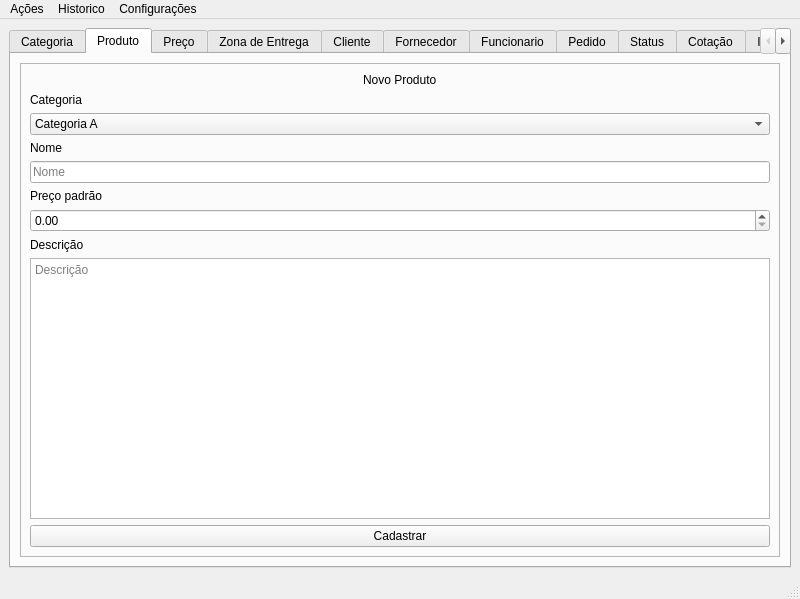
<?xml version="1.0" encoding="UTF-8"?>
<ui version="4.0">
 <class>MainWindow</class>
 <widget class="QMainWindow" name="MainWindow">
  <property name="geometry">
   <rect>
    <x>0</x>
    <y>0</y>
    <width>800</width>
    <height>599</height>
   </rect>
  </property>
  <property name="windowTitle">
   <string>MainWindow</string>
  </property>
  <widget class="QWidget" name="centralwidget">
   <layout class="QVBoxLayout" name="verticalLayout">
    <item>
     <widget class="QTabWidget" name="tabWidget">
      <property name="currentIndex">
       <number>1</number>
      </property>
      <widget class="QWidget" name="tabCategoria">
       <attribute name="title">
        <string>Categoria</string>
       </attribute>
       <layout class="QVBoxLayout" name="verticalLayout_2">
        <item alignment="Qt::AlignHCenter">
         <widget class="QLabel" name="labelNovaCategoriaProduto">
          <property name="text">
           <string>Nova categoria de produto</string>
          </property>
         </widget>
        </item>
        <item>
         <widget class="QFrame" name="frame">
          <property name="frameShape">
           <enum>QFrame::StyledPanel</enum>
          </property>
          <property name="frameShadow">
           <enum>QFrame::Raised</enum>
          </property>
          <layout class="QVBoxLayout" name="verticalLayout_9">
           <item alignment="Qt::AlignHCenter">
            <widget class="QLabel" name="labelNomeCategoriaProduto">
             <property name="text">
              <string>Nome</string>
             </property>
            </widget>
           </item>
           <item>
            <widget class="QLineEdit" name="lineEditNomeCategoriaProduto"/>
           </item>
           <item alignment="Qt::AlignHCenter">
            <widget class="QLabel" name="labelDescricaoCategoriaProduto">
             <property name="text">
              <string>Descrição</string>
             </property>
            </widget>
           </item>
           <item>
            <widget class="QPlainTextEdit" name="plainTextEditDescricaoCategoriaProduto"/>
           </item>
          </layout>
         </widget>
        </item>
        <item>
         <widget class="QPushButton" name="pushButtonCadastrarCategoriaProduto">
          <property name="text">
           <string>Cadastrar</string>
          </property>
         </widget>
        </item>
       </layout>
      </widget>
      <widget class="QWidget" name="tabProduto">
       <attribute name="title">
        <string>Produto</string>
       </attribute>
       <layout class="QVBoxLayout" name="verticalLayout_7">
        <item>
         <widget class="QFrame" name="frame_6">
          <property name="frameShape">
           <enum>QFrame::StyledPanel</enum>
          </property>
          <property name="frameShadow">
           <enum>QFrame::Raised</enum>
          </property>
          <layout class="QVBoxLayout" name="verticalLayout_10">
           <item alignment="Qt::AlignHCenter">
            <widget class="QLabel" name="labelNovoProduto">
             <property name="text">
              <string>Novo Produto</string>
             </property>
            </widget>
           </item>
           <item>
            <widget class="QLabel" name="labelCategoriaProduto">
             <property name="text">
              <string>Categoria</string>
             </property>
            </widget>
           </item>
           <item>
            <widget class="QComboBox" name="comboBoxCategoriaProduto">
             <item>
              <property name="text">
               <string>Categoria A</string>
              </property>
             </item>
            </widget>
           </item>
           <item>
            <widget class="QLabel" name="labelNomeProduto">
             <property name="text">
              <string>Nome</string>
             </property>
            </widget>
           </item>
           <item>
            <widget class="QLineEdit" name="lineEditNomeProduto">
             <property name="placeholderText">
              <string>Nome</string>
             </property>
            </widget>
           </item>
           <item>
            <widget class="QLabel" name="labelPrecoProduto">
             <property name="text">
              <string>Preço padrão</string>
             </property>
            </widget>
           </item>
           <item>
            <widget class="QDoubleSpinBox" name="doubleSpinBoxPrecoProduto"/>
           </item>
           <item>
            <widget class="QLabel" name="labelDescricaoProduto">
             <property name="text">
              <string>Descrição</string>
             </property>
            </widget>
           </item>
           <item>
            <widget class="QTextEdit" name="textEditDescricaoProduto">
             <property name="placeholderText">
              <string>Descrição</string>
             </property>
            </widget>
           </item>
           <item>
            <widget class="QPushButton" name="pushButtonCadastrarProduto">
             <property name="text">
              <string>Cadastrar</string>
             </property>
            </widget>
           </item>
          </layout>
         </widget>
        </item>
       </layout>
      </widget>
      <widget class="QWidget" name="tabPreco">
       <attribute name="title">
        <string>Preço</string>
       </attribute>
       <layout class="QVBoxLayout" name="verticalLayout_3">
        <item alignment="Qt::AlignHCenter">
         <widget class="QLabel" name="labelCadastrarPreco">
          <property name="maximumSize">
           <size>
            <width>16777215</width>
            <height>150</height>
           </size>
          </property>
          <property name="text">
           <string>Cadastrar Preço Excepcional</string>
          </property>
         </widget>
        </item>
        <item>
         <widget class="QFrame" name="frame_8">
          <property name="frameShape">
           <enum>QFrame::StyledPanel</enum>
          </property>
          <property name="frameShadow">
           <enum>QFrame::Raised</enum>
          </property>
          <layout class="QVBoxLayout" name="verticalLayout_14">
           <item>
            <widget class="QLabel" name="labelProdutoPreco">
             <property name="text">
              <string>Produto</string>
             </property>
            </widget>
           </item>
           <item>
            <widget class="QComboBox" name="comboBoxProdutoPreco">
             <item>
              <property name="text">
               <string>Pizza tal</string>
              </property>
             </item>
            </widget>
           </item>
           <item>
            <widget class="QLabel" name="labelValorPreco">
             <property name="text">
              <string>Valor</string>
             </property>
            </widget>
           </item>
           <item>
            <widget class="QDoubleSpinBox" name="doubleSpinValorPreco"/>
           </item>
           <item>
            <widget class="QLabel" name="labelDiaDaSemanaPreco">
             <property name="text">
              <string>Dia da semana</string>
             </property>
            </widget>
           </item>
           <item>
            <widget class="QComboBox" name="comboBoxDiaDaSemanaPreco">
             <item>
              <property name="text">
               <string>Segunda</string>
              </property>
             </item>
             <item>
              <property name="text">
               <string>Terça</string>
              </property>
             </item>
             <item>
              <property name="text">
               <string>Quarta</string>
              </property>
             </item>
             <item>
              <property name="text">
               <string>Quinta</string>
              </property>
             </item>
             <item>
              <property name="text">
               <string>Sexta</string>
              </property>
             </item>
             <item>
              <property name="text">
               <string>Sábado</string>
              </property>
             </item>
             <item>
              <property name="text">
               <string>Domingo</string>
              </property>
             </item>
            </widget>
           </item>
          </layout>
         </widget>
        </item>
        <item>
         <widget class="QPushButton" name="pushButtonCadastrarPreco">
          <property name="text">
           <string>Cadastrar</string>
          </property>
         </widget>
        </item>
       </layout>
      </widget>
      <widget class="QWidget" name="tabZonaEntrega">
       <attribute name="title">
        <string>Zona de Entrega</string>
       </attribute>
       <layout class="QVBoxLayout" name="verticalLayout_8">
        <item alignment="Qt::AlignHCenter">
         <widget class="QLabel" name="labelCadastroZonaEntrega">
          <property name="maximumSize">
           <size>
            <width>16777215</width>
            <height>150</height>
           </size>
          </property>
          <property name="text">
           <string>Cadastro de Zona de Entrega</string>
          </property>
         </widget>
        </item>
        <item>
         <widget class="QFrame" name="frame_7">
          <property name="frameShape">
           <enum>QFrame::StyledPanel</enum>
          </property>
          <property name="frameShadow">
           <enum>QFrame::Raised</enum>
          </property>
          <layout class="QGridLayout" name="gridLayout_5">
           <item row="5" column="0">
            <widget class="QLineEdit" name="lineEditCEPZonaEntrega">
             <property name="alignment">
              <set>Qt::AlignCenter</set>
             </property>
             <property name="placeholderText">
              <string/>
             </property>
            </widget>
           </item>
           <item row="1" column="0">
            <widget class="QLineEdit" name="lineEditNomeZonaEntrega">
             <property name="alignment">
              <set>Qt::AlignCenter</set>
             </property>
             <property name="placeholderText">
              <string/>
             </property>
            </widget>
           </item>
           <item row="2" column="0">
            <widget class="QLabel" name="label_3">
             <property name="text">
              <string>Bairro</string>
             </property>
             <property name="alignment">
              <set>Qt::AlignCenter</set>
             </property>
            </widget>
           </item>
           <item row="5" column="1">
            <widget class="QDoubleSpinBox" name="doubleSpinBoxTaxaZonaEntrega"/>
           </item>
           <item row="2" column="1">
            <widget class="QLabel" name="label_4">
             <property name="text">
              <string>UF</string>
             </property>
             <property name="alignment">
              <set>Qt::AlignCenter</set>
             </property>
            </widget>
           </item>
           <item row="1" column="1">
            <widget class="QLineEdit" name="lineEditCidadeZonaEntrega">
             <property name="alignment">
              <set>Qt::AlignCenter</set>
             </property>
             <property name="placeholderText">
              <string/>
             </property>
            </widget>
           </item>
           <item row="3" column="1">
            <widget class="QComboBox" name="comboBoxUFZonaEntrega">
             <property name="placeholderText">
              <string/>
             </property>
             <item>
              <property name="text">
               <string>RJ</string>
              </property>
             </item>
            </widget>
           </item>
           <item row="3" column="0">
            <widget class="QLineEdit" name="lineEditBairroZonaEntrega">
             <property name="alignment">
              <set>Qt::AlignCenter</set>
             </property>
             <property name="placeholderText">
              <string/>
             </property>
            </widget>
           </item>
           <item row="0" column="0">
            <widget class="QLabel" name="label">
             <property name="text">
              <string>Nome</string>
             </property>
             <property name="alignment">
              <set>Qt::AlignCenter</set>
             </property>
            </widget>
           </item>
           <item row="0" column="1">
            <widget class="QLabel" name="label_2">
             <property name="text">
              <string>Cidade</string>
             </property>
             <property name="alignment">
              <set>Qt::AlignCenter</set>
             </property>
            </widget>
           </item>
           <item row="4" column="0">
            <widget class="QLabel" name="label_5">
             <property name="text">
              <string>CEP</string>
             </property>
             <property name="alignment">
              <set>Qt::AlignCenter</set>
             </property>
            </widget>
           </item>
           <item row="4" column="1">
            <widget class="QLabel" name="label_6">
             <property name="text">
              <string>Taxa</string>
             </property>
             <property name="alignment">
              <set>Qt::AlignCenter</set>
             </property>
            </widget>
           </item>
          </layout>
         </widget>
        </item>
        <item>
         <widget class="QPushButton" name="pushButtonCadastrarZonaEntrega">
          <property name="text">
           <string>Cadastrar</string>
          </property>
         </widget>
        </item>
       </layout>
      </widget>
      <widget class="QWidget" name="tabCliente">
       <attribute name="title">
        <string>Cliente</string>
       </attribute>
       <layout class="QGridLayout" name="gridLayout">
        <item row="1" column="0">
         <widget class="QFrame" name="frame_2">
          <property name="frameShape">
           <enum>QFrame::StyledPanel</enum>
          </property>
          <property name="frameShadow">
           <enum>QFrame::Raised</enum>
          </property>
          <layout class="QGridLayout" name="gridLayout_2">
           <item row="10" column="1">
            <widget class="QLineEdit" name="lineEditBairroCliente">
             <property name="alignment">
              <set>Qt::AlignCenter</set>
             </property>
             <property name="placeholderText">
              <string>Bairro</string>
             </property>
            </widget>
           </item>
           <item row="5" column="0">
            <widget class="QLineEdit" name="lineEditTelefoneCliente">
             <property name="alignment">
              <set>Qt::AlignCenter</set>
             </property>
             <property name="placeholderText">
              <string>Telefone</string>
             </property>
            </widget>
           </item>
           <item row="11" column="1">
            <widget class="QLineEdit" name="lineEditComplementoCliente">
             <property name="alignment">
              <set>Qt::AlignCenter</set>
             </property>
             <property name="placeholderText">
              <string>Complemento</string>
             </property>
            </widget>
           </item>
           <item row="4" column="0">
            <widget class="QLineEdit" name="lineEditEmailCliente">
             <property name="alignment">
              <set>Qt::AlignCenter</set>
             </property>
             <property name="placeholderText">
              <string>E-mail</string>
             </property>
            </widget>
           </item>
           <item row="3" column="0" colspan="2">
            <widget class="QLineEdit" name="lineEditNomeCliente">
             <property name="text">
              <string/>
             </property>
             <property name="alignment">
              <set>Qt::AlignCenter</set>
             </property>
             <property name="placeholderText">
              <string>Nome Completo</string>
             </property>
            </widget>
           </item>
           <item row="5" column="1">
            <widget class="QLineEdit" name="lineEditCelularCliente">
             <property name="alignment">
              <set>Qt::AlignCenter</set>
             </property>
             <property name="placeholderText">
              <string>Celular</string>
             </property>
            </widget>
           </item>
           <item row="7" column="0" colspan="2" alignment="Qt::AlignHCenter">
            <widget class="QLabel" name="labelEnderecoCliente">
             <property name="text">
              <string>Endereço</string>
             </property>
            </widget>
           </item>
           <item row="6" column="0" colspan="2">
            <widget class="QLineEdit" name="lineEditSenhaCliente">
             <property name="alignment">
              <set>Qt::AlignCenter</set>
             </property>
             <property name="placeholderText">
              <string>Senha (padrão: 123456)</string>
             </property>
            </widget>
           </item>
           <item row="9" column="0">
            <widget class="QLineEdit" name="lineEditUFCliente">
             <property name="alignment">
              <set>Qt::AlignCenter</set>
             </property>
             <property name="placeholderText">
              <string>UF</string>
             </property>
            </widget>
           </item>
           <item row="9" column="1">
            <widget class="QLineEdit" name="lineEditCidadeCliente">
             <property name="alignment">
              <set>Qt::AlignCenter</set>
             </property>
             <property name="placeholderText">
              <string>Cidade</string>
             </property>
            </widget>
           </item>
           <item row="4" column="1">
            <widget class="QLineEdit" name="lineEditUsernameCliente">
             <property name="alignment">
              <set>Qt::AlignCenter</set>
             </property>
             <property name="placeholderText">
              <string>Username</string>
             </property>
            </widget>
           </item>
           <item row="11" column="0">
            <widget class="QLineEdit" name="lineEditCEPCliente">
             <property name="alignment">
              <set>Qt::AlignCenter</set>
             </property>
             <property name="placeholderText">
              <string>CEP</string>
             </property>
            </widget>
           </item>
           <item row="10" column="0">
            <widget class="QLineEdit" name="lineEditNumeroCliente">
             <property name="alignment">
              <set>Qt::AlignCenter</set>
             </property>
             <property name="placeholderText">
              <string>Número</string>
             </property>
            </widget>
           </item>
           <item row="8" column="0" colspan="2">
            <widget class="QLineEdit" name="lineEditLogradouroCliente">
             <property name="alignment">
              <set>Qt::AlignCenter</set>
             </property>
             <property name="placeholderText">
              <string>Logradouro</string>
             </property>
            </widget>
           </item>
           <item row="2" column="0" colspan="2" alignment="Qt::AlignHCenter">
            <widget class="QLabel" name="labelDadosCliente">
             <property name="text">
              <string>Dados Pessoais</string>
             </property>
            </widget>
           </item>
          </layout>
         </widget>
        </item>
        <item row="2" column="0">
         <widget class="QPushButton" name="pushButtonCadastrarCliente">
          <property name="text">
           <string>Cadastrar</string>
          </property>
         </widget>
        </item>
        <item row="0" column="0" alignment="Qt::AlignHCenter">
         <widget class="QLabel" name="labelCadastroCliente">
          <property name="text">
           <string>Cadastro de cliente</string>
          </property>
         </widget>
        </item>
       </layout>
      </widget>
      <widget class="QWidget" name="tabFornecedor">
       <attribute name="title">
        <string>Fornecedor</string>
       </attribute>
       <layout class="QVBoxLayout" name="verticalLayout_4">
        <item alignment="Qt::AlignHCenter">
         <widget class="QLabel" name="labelNovoFornecedor">
          <property name="maximumSize">
           <size>
            <width>16777215</width>
            <height>150</height>
           </size>
          </property>
          <property name="text">
           <string>Novo Fornecedor</string>
          </property>
         </widget>
        </item>
        <item>
         <widget class="QFrame" name="frame_3">
          <property name="frameShape">
           <enum>QFrame::StyledPanel</enum>
          </property>
          <property name="frameShadow">
           <enum>QFrame::Raised</enum>
          </property>
          <layout class="QGridLayout" name="gridLayout_3">
           <item row="2" column="1">
            <widget class="QLineEdit" name="lineEditCelularFornecedor">
             <property name="alignment">
              <set>Qt::AlignCenter</set>
             </property>
             <property name="placeholderText">
              <string>Celular</string>
             </property>
            </widget>
           </item>
           <item row="2" column="0">
            <widget class="QLineEdit" name="lineEditEmailFornecedor">
             <property name="alignment">
              <set>Qt::AlignCenter</set>
             </property>
             <property name="placeholderText">
              <string>E-mail</string>
             </property>
            </widget>
           </item>
           <item row="1" column="0">
            <widget class="QLineEdit" name="lineEditNomeFornecedor">
             <property name="alignment">
              <set>Qt::AlignCenter</set>
             </property>
             <property name="placeholderText">
              <string>Nome</string>
             </property>
            </widget>
           </item>
           <item row="1" column="1">
            <widget class="QLineEdit" name="lineEditUsernameFornecedor">
             <property name="alignment">
              <set>Qt::AlignCenter</set>
             </property>
             <property name="placeholderText">
              <string>Username</string>
             </property>
            </widget>
           </item>
           <item row="3" column="0">
            <widget class="QLineEdit" name="lineEditTelefoneFornecedor">
             <property name="alignment">
              <set>Qt::AlignCenter</set>
             </property>
             <property name="placeholderText">
              <string>Telefone</string>
             </property>
            </widget>
           </item>
           <item row="3" column="1">
            <widget class="QLineEdit" name="lineEditCNPJFornecedor">
             <property name="alignment">
              <set>Qt::AlignCenter</set>
             </property>
             <property name="placeholderText">
              <string>CNPJ</string>
             </property>
            </widget>
           </item>
           <item row="4" column="0" colspan="2">
            <widget class="QLineEdit" name="lineEditSiteFornecedor">
             <property name="alignment">
              <set>Qt::AlignCenter</set>
             </property>
             <property name="placeholderText">
              <string>Site</string>
             </property>
            </widget>
           </item>
          </layout>
         </widget>
        </item>
        <item>
         <widget class="QPushButton" name="pushButtonCadastrarFornecedor">
          <property name="text">
           <string>Cadastrar</string>
          </property>
         </widget>
        </item>
       </layout>
      </widget>
      <widget class="QWidget" name="tabFuncionario">
       <attribute name="title">
        <string>Funcionario</string>
       </attribute>
       <layout class="QVBoxLayout" name="verticalLayout_5">
        <item alignment="Qt::AlignHCenter">
         <widget class="QLabel" name="labelNovoFuncionario">
          <property name="text">
           <string>Novo Funcionario</string>
          </property>
         </widget>
        </item>
        <item>
         <widget class="QFrame" name="frame_4">
          <property name="frameShape">
           <enum>QFrame::StyledPanel</enum>
          </property>
          <property name="frameShadow">
           <enum>QFrame::Raised</enum>
          </property>
          <layout class="QVBoxLayout" name="verticalLayout_11">
           <item>
            <widget class="QLineEdit" name="lineEditNomeFuncionario">
             <property name="alignment">
              <set>Qt::AlignCenter</set>
             </property>
             <property name="placeholderText">
              <string>Nome</string>
             </property>
            </widget>
           </item>
           <item>
            <widget class="QLineEdit" name="lineEditCargoFuncionario">
             <property name="alignment">
              <set>Qt::AlignCenter</set>
             </property>
             <property name="placeholderText">
              <string>Cargo</string>
             </property>
            </widget>
           </item>
           <item>
            <widget class="QLineEdit" name="lineEditEmailFuncionario">
             <property name="alignment">
              <set>Qt::AlignCenter</set>
             </property>
             <property name="placeholderText">
              <string>E-mail</string>
             </property>
            </widget>
           </item>
           <item>
            <widget class="QLineEdit" name="lineEditSenhaFuncionario">
             <property name="alignment">
              <set>Qt::AlignCenter</set>
             </property>
             <property name="placeholderText">
              <string>Senha</string>
             </property>
            </widget>
           </item>
           <item>
            <widget class="QLineEdit" name="lineEditTelefoneFuncionario">
             <property name="alignment">
              <set>Qt::AlignCenter</set>
             </property>
             <property name="placeholderText">
              <string>Telefone</string>
             </property>
            </widget>
           </item>
           <item>
            <widget class="QLineEdit" name="lineEditCelularFuncionario">
             <property name="alignment">
              <set>Qt::AlignCenter</set>
             </property>
             <property name="placeholderText">
              <string>Celular</string>
             </property>
            </widget>
           </item>
          </layout>
         </widget>
        </item>
        <item>
         <widget class="QPushButton" name="pushButtonCadastrarFuncionario">
          <property name="text">
           <string>Cadastrar</string>
          </property>
         </widget>
        </item>
       </layout>
      </widget>
      <widget class="QWidget" name="tabPedido">
       <attribute name="title">
        <string>Pedido</string>
       </attribute>
       <layout class="QVBoxLayout" name="verticalLayout_6">
        <item>
         <widget class="QFrame" name="frame_10">
          <property name="frameShape">
           <enum>QFrame::StyledPanel</enum>
          </property>
          <property name="frameShadow">
           <enum>QFrame::Raised</enum>
          </property>
          <layout class="QVBoxLayout" name="verticalLayout_16">
           <item alignment="Qt::AlignHCenter">
            <widget class="QLabel" name="labelCadastrarPedido">
             <property name="maximumSize">
              <size>
               <width>16777215</width>
               <height>60</height>
              </size>
             </property>
             <property name="text">
              <string>Cadastrar Pedido</string>
             </property>
            </widget>
           </item>
           <item>
            <widget class="QFrame" name="frame_11">
             <property name="frameShape">
              <enum>QFrame::StyledPanel</enum>
             </property>
             <property name="frameShadow">
              <enum>QFrame::Raised</enum>
             </property>
             <layout class="QHBoxLayout" name="horizontalLayout">
              <item>
               <widget class="QFrame" name="frame_5">
                <property name="frameShape">
                 <enum>QFrame::StyledPanel</enum>
                </property>
                <property name="frameShadow">
                 <enum>QFrame::Raised</enum>
                </property>
                <layout class="QVBoxLayout" name="verticalLayout_12">
                 <item>
                  <widget class="QLabel" name="labelStatusPedido">
                   <property name="text">
                    <string>Status</string>
                   </property>
                  </widget>
                 </item>
                 <item>
                  <widget class="QComboBox" name="comboBoxStatusPedido">
                   <item>
                    <property name="text">
                     <string>Pendente</string>
                    </property>
                   </item>
                  </widget>
                 </item>
                 <item>
                  <widget class="QLabel" name="labelClientePedido">
                   <property name="text">
                    <string>Cliente</string>
                   </property>
                  </widget>
                 </item>
                 <item>
                  <widget class="QComboBox" name="comboBoxClientePedido">
                   <item>
                    <property name="text">
                     <string>Marcelo</string>
                    </property>
                   </item>
                  </widget>
                 </item>
                 <item>
                  <widget class="QTextBrowser" name="textBrowserEndereco">
                   <property name="html">
                    <string>&lt;!DOCTYPE HTML PUBLIC &quot;-//W3C//DTD HTML 4.0//EN&quot; &quot;http://www.w3.org/TR/REC-html40/strict.dtd&quot;&gt;
&lt;html&gt;&lt;head&gt;&lt;meta name=&quot;qrichtext&quot; content=&quot;1&quot; /&gt;&lt;style type=&quot;text/css&quot;&gt;
p, li { white-space: pre-wrap; }
&lt;/style&gt;&lt;/head&gt;&lt;body style=&quot; font-family:'Noto Sans'; font-size:11pt; font-weight:400; font-style:normal;&quot;&gt;
&lt;p style=&quot; margin-top:0px; margin-bottom:0px; margin-left:0px; margin-right:0px; -qt-block-indent:0; text-indent:0px;&quot;&gt;Rua bla bla bla&lt;/p&gt;&lt;/body&gt;&lt;/html&gt;</string>
                   </property>
                  </widget>
                 </item>
                </layout>
               </widget>
              </item>
              <item>
               <widget class="QFrame" name="frame_12">
                <property name="frameShape">
                 <enum>QFrame::StyledPanel</enum>
                </property>
                <property name="frameShadow">
                 <enum>QFrame::Raised</enum>
                </property>
                <layout class="QVBoxLayout" name="verticalLayout_17">
                 <item>
                  <widget class="QLabel" name="labelFretePedido">
                   <property name="text">
                    <string>Frete</string>
                   </property>
                  </widget>
                 </item>
                 <item>
                  <widget class="QDoubleSpinBox" name="doubleSpinBoxFretePedido"/>
                 </item>
                 <item alignment="Qt::AlignHCenter">
                  <widget class="QCheckBox" name="checkBoxFretePedido">
                   <property name="text">
                    <string>Usar frete padrão</string>
                   </property>
                  </widget>
                 </item>
                 <item>
                  <widget class="QLabel" name="label_7">
                   <property name="text">
                    <string>Item</string>
                   </property>
                  </widget>
                 </item>
                 <item>
                  <widget class="QComboBox" name="comboBoxItemPedido">
                   <item>
                    <property name="text">
                     <string>Pizza tal</string>
                    </property>
                   </item>
                  </widget>
                 </item>
                 <item>
                  <widget class="QPushButton" name="pushButtonAdicionarItemPedido">
                   <property name="text">
                    <string>Adicionar Item</string>
                   </property>
                  </widget>
                 </item>
                 <item>
                  <widget class="QListView" name="listView"/>
                 </item>
                </layout>
               </widget>
              </item>
             </layout>
            </widget>
           </item>
          </layout>
         </widget>
        </item>
        <item>
         <widget class="QPushButton" name="pushButtonCadastrarPedido">
          <property name="text">
           <string>Cadastrar</string>
          </property>
         </widget>
        </item>
       </layout>
      </widget>
      <widget class="QWidget" name="tabStatus">
       <attribute name="title">
        <string>Status</string>
       </attribute>
       <layout class="QVBoxLayout" name="verticalLayout_13">
        <item alignment="Qt::AlignHCenter">
         <widget class="QLabel" name="labelCadastroStatusPedido">
          <property name="text">
           <string>Cadastro de Status de Pedido</string>
          </property>
         </widget>
        </item>
        <item>
         <widget class="QFrame" name="frame_9">
          <property name="frameShape">
           <enum>QFrame::StyledPanel</enum>
          </property>
          <property name="frameShadow">
           <enum>QFrame::Raised</enum>
          </property>
          <layout class="QVBoxLayout" name="verticalLayout_15">
           <item alignment="Qt::AlignHCenter">
            <widget class="QLabel" name="labelNomeStatusPedido">
             <property name="text">
              <string>Nome</string>
             </property>
            </widget>
           </item>
           <item>
            <widget class="QLineEdit" name="lineEditNomeStatusPedido"/>
           </item>
           <item alignment="Qt::AlignHCenter">
            <widget class="QLabel" name="labelDescricaoStatusPedido">
             <property name="text">
              <string>Descrição</string>
             </property>
            </widget>
           </item>
           <item>
            <widget class="QTextEdit" name="textEditDescricaoStatusPedido"/>
           </item>
          </layout>
         </widget>
        </item>
        <item>
         <widget class="QPushButton" name="pushButtonCadastrarStatusPedido">
          <property name="text">
           <string>Cadastrar</string>
          </property>
         </widget>
        </item>
       </layout>
      </widget>
      <widget class="QWidget" name="tab_10">
       <attribute name="title">
        <string>Cotação</string>
       </attribute>
      </widget>
      <widget class="QWidget" name="tab_11">
       <attribute name="title">
        <string>Insumo</string>
       </attribute>
      </widget>
      <widget class="QWidget" name="tab_12">
       <attribute name="title">
        <string>Contratos</string>
       </attribute>
      </widget>
      <widget class="QWidget" name="tab_13">
       <attribute name="title">
        <string>Recebimentos</string>
       </attribute>
      </widget>
      <widget class="QWidget" name="tab_14">
       <attribute name="title">
        <string>Pagamentos</string>
       </attribute>
      </widget>
     </widget>
    </item>
   </layout>
  </widget>
  <widget class="QMenuBar" name="menubar">
   <property name="geometry">
    <rect>
     <x>0</x>
     <y>0</y>
     <width>800</width>
     <height>27</height>
    </rect>
   </property>
   <widget class="QMenu" name="menuA_es">
    <property name="title">
     <string>Ações</string>
    </property>
    <addaction name="actionAtualizar"/>
    <addaction name="actionCadastro"/>
    <addaction name="actionRemover"/>
   </widget>
   <widget class="QMenu" name="menuHistorico">
    <property name="title">
     <string>Historico</string>
    </property>
   </widget>
   <widget class="QMenu" name="menuSobre">
    <property name="title">
     <string>Configurações</string>
    </property>
   </widget>
   <addaction name="menuA_es"/>
   <addaction name="menuHistorico"/>
   <addaction name="menuSobre"/>
  </widget>
  <widget class="QStatusBar" name="statusbar"/>
  <action name="actionAtualizar">
   <property name="text">
    <string>Atualizar ...</string>
   </property>
  </action>
  <action name="actionCadastro">
   <property name="text">
    <string>Cadastrar ...</string>
   </property>
  </action>
  <action name="actionRemover">
   <property name="text">
    <string>Remover ...</string>
   </property>
  </action>
 </widget>
 <resources/>
 <connections/>
</ui>
